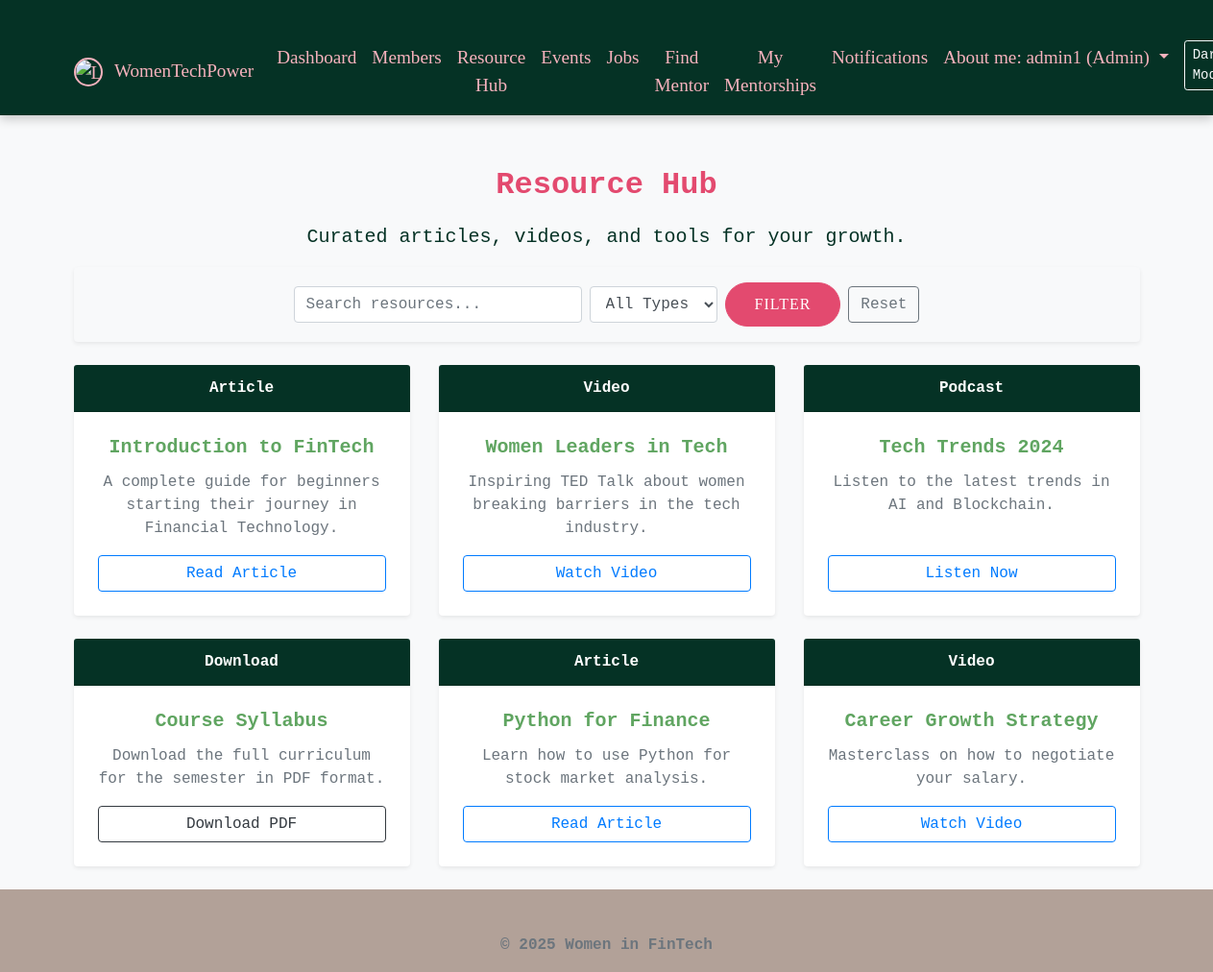
Screenshot of /resources.php (signed in) with the database file from the repository.
### tables this page shows
CREATE TABLE `resources` (
  `id` int(11) NOT NULL,
  `title` varchar(255) NOT NULL,
  `type` enum('article','video','podcast','download') NOT NULL,
  `description` text DEFAULT NULL,
  `link` varchar(255) DEFAULT NULL,
  `file_path` varchar(255) DEFAULT NULL,
  `created_at` timestamp NOT NULL DEFAULT current_timestamp()
);

### resources.php (the view, shortened to what this page needs)
<?php
include_once "includes/header.php";
$database = new Database();
$db = $database->getConnection();
$search = isset($_GET['search']) ? $_GET['search'] : '';
$query = "SELECT * FROM resources WHERE 1=1";
$params = [];
$query .= " ORDER BY created_at DESC";
$stmt = $db->prepare($query);
$stmt->execute($params);
?>
<div class="row mb-4">
    <div class="col-md-12">
        <h2 style="color: var(--raspberry);">Resource Hub</h2>
        <p class="lead">Curated articles, videos, and tools for your growth.</p>
        <div class="card p-3 shadow-sm border-0" style="background-color: #f8f9fa;">
            <form method="GET" class="form-inline justify-content-center">
                <input type="text" name="search" class="form-control mr-2" placeholder="Search resources..." value="<?php echo htmlspecialchars($search); ?>" style="width: 300px;">
                <select name="type" class="form-control mr-2">
                    <option value="">All Types</option>
                </select>
                <button type="submit" class="btn btn-primary">Filter</button>
                <a href="resources.php" class="btn btn-outline-secondary ml-2">Reset</a>
            </form>
        </div>
    </div>
</div>
<div class="row">
    <?php while ($row = $stmt->fetch(PDO::FETCH_ASSOC)): ?>
    <div class="col-md-4 mb-4">
        <div class="card h-100 shadow-sm border-0">
            <div class="card-header text-white font-weight-bold" style="background-color: var(--deep-green);">
                <?php
                    if($row['type'] == 'article') echo 'Article';
                    elseif($row['type'] == 'video') echo 'Video';
                    elseif($row['type'] == 'podcast') echo 'Podcast';
                    else echo 'Download';
                ?>
            </div>
            <div class="card-body d-flex flex-column">
                <h5 class="card-title"><?php echo htmlspecialchars($row['title']); ?></h5>
                <p class="card-text text-muted"><?php echo htmlspecialchars($row['description']); ?></p>
                <div class="mt-auto">
                    <?php if($row['type'] == 'download'): ?>
                        <a href="#" class="btn btn-outline-dark btn-block" onclick="alert('This is a demo. In a real app, the file would download now.')">Download PDF</a>
                    <?php else: ?>
                        <a href="<?php echo htmlspecialchars($row['link']); ?>" target="_blank" class="btn btn-outline-primary btn-block">
                            <?php
                                if($row['type'] == 'article') echo 'Read Article';
                                elseif($row['type'] == 'video') echo 'Watch Video';
                                else echo 'Listen Now';
                            ?>
                        </a>
                    <?php endif; ?>
                </div>
            </div>
        </div>
    </div>
    <?php endwhile; ?>
</div>
<?php include_once "includes/footer.php"; ?>

### css/style.css (style rules this page uses)
:root { --deep-green: #053225; --raspberry: #E34A6F; --pale-pink: #F7B2BD; --greige: #B2A198; --soft-green: #60A561; --bg-color: #f8f9fa; --text-color: var(--deep-green); --card-bg: #ffffff; --nav-bg: var(--deep-green); --btn-color: var(--raspberry); --link-color: var(--raspberry); }
body { font-family: 'Rockwell', 'Courier Bold', Courier, Georgia, Times, 'Times New Roman', serif; background-color: var(--bg-color); color: var(--text-color); min-height: 100vh; display: flex; flex-direction: column; text-align: center; transition: background-color 0.3s ease, color 0.3s ease; }
h1, h2, h3, h4, h5 { font-weight: bold; color: var(--raspberry); margin-bottom: 20px; }
.card-body { padding: 25px; }
.card-title { color: var(--soft-green); font-weight: bold; }
.btn-primary { background-color: var(--raspberry); border-color: var(--raspberry); border-radius: 50px; padding: 10px 30px; font-family: 'Rockwell', serif; text-transform: uppercase; letter-spacing: 1px; transition: all 0.3s; }

### rows the page displays
resources: type "Article", title "Introduction to FinTech", description "A complete guide for beginners starting their journey in Financial Technology."
resources: type "Video", title "Women Leaders in Tech", description "Inspiring TED Talk about women breaking barriers in the tech industry."
resources: type "Podcast", title "Tech Trends 2024", description "Listen to the latest trends in AI and Blockchain."
resources: type "Download", title "Course Syllabus", description "Download the full curriculum for the semester in PDF format."
resources: type "Article", title "Python for Finance", description "Learn how to use Python for stock market analysis."
resources: type "Video", title "Career Growth Strategy", description "Masterclass on how to negotiate your salary."

### other values shown
$_SESSION['name'] "admin1"
$_SESSION['role'] "Admin"
